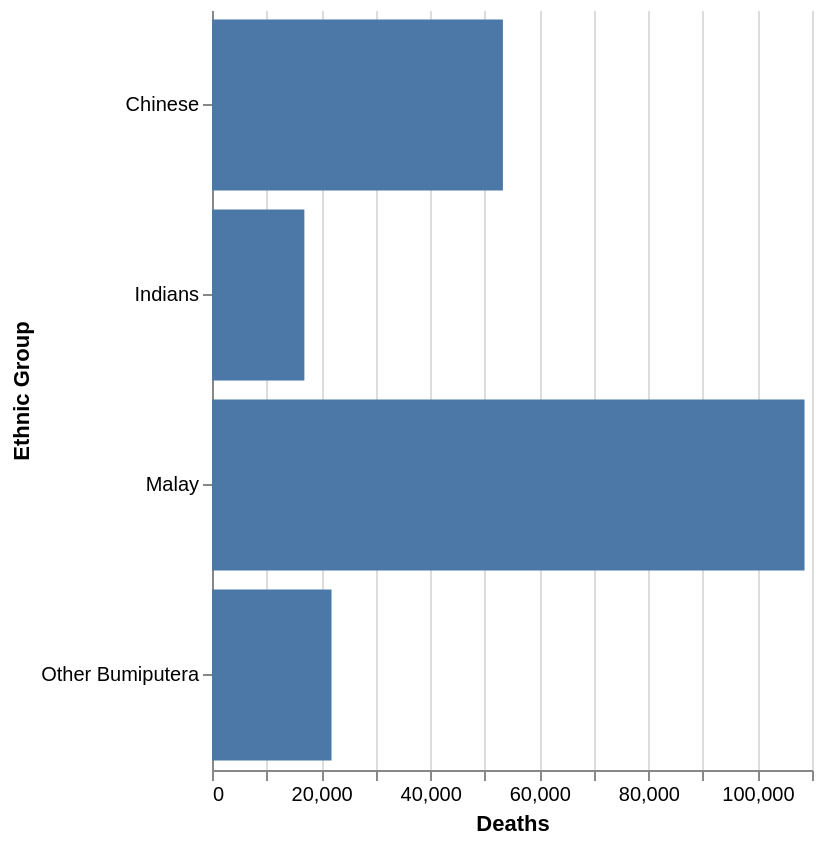

The specification (Vega-Lite) saved for this image:
### Vega-Lite specification from a JSON file in a GitHub repository (floating-point values rounded to 4 significant figures)
{"$schema": "https://vega.github.io/schema/vega-lite/v5.json", "config": {"view": {"stroke": ""}}, "width": "container", "height": 380, "data": {"values": [{"ethnic_group": "Malay", "count": 108627}, {"ethnic_group": "Chinese", "count": 53333}, {"ethnic_group": "Indians", "count": 16935}, {"ethnic_group": "Other Bumiputera", "count": 21914}]}, "mark": "bar", "encoding": {"y": {"field": "ethnic_group", "type": "nominal", "title": "Ethnic Group"}, "x": {"field": "count", "type": "quantitative", "title": "Deaths"}}}
